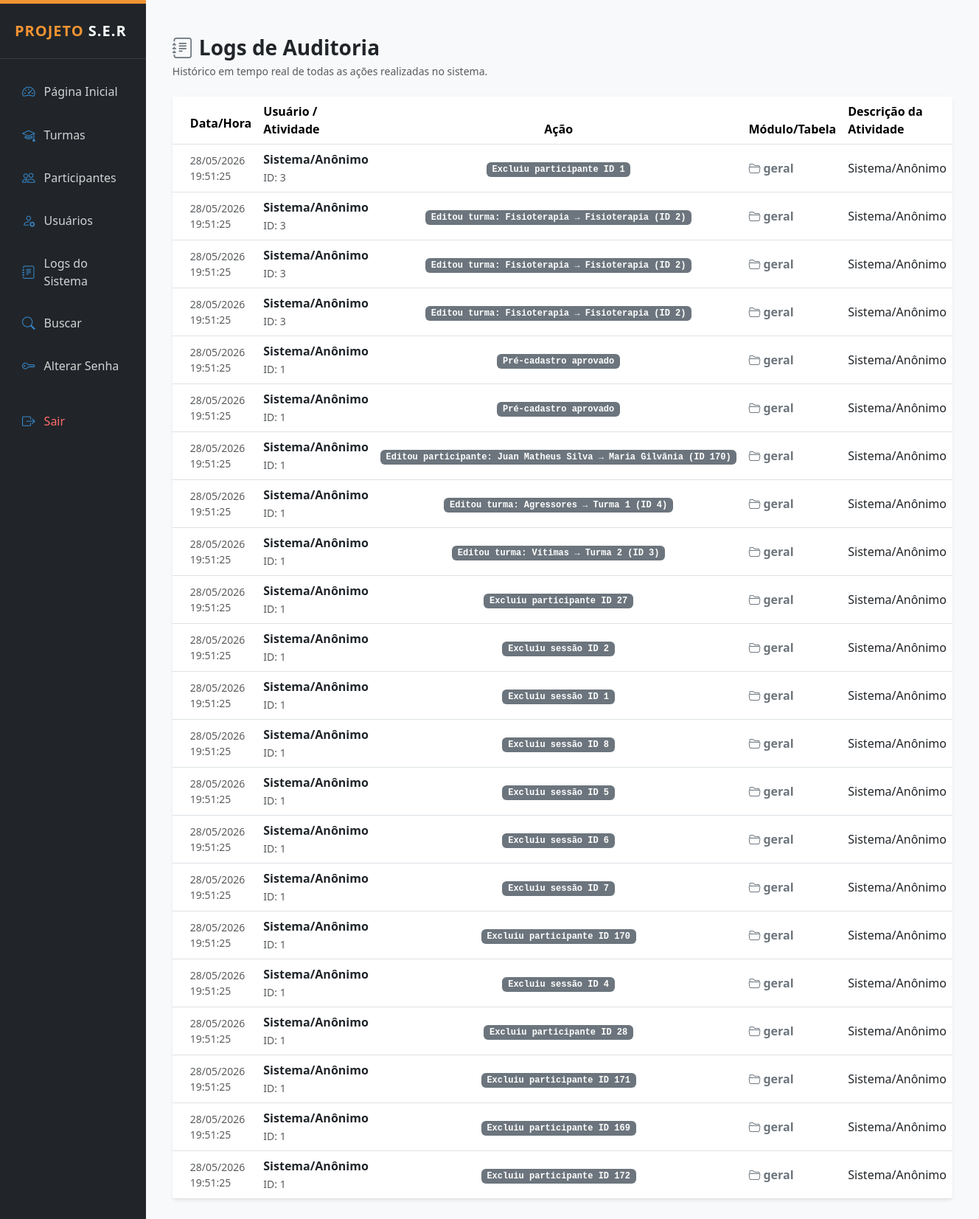
Screenshot of /public/logs_lista.php (signed in) with the database file from the repository.
### tables this page shows
CREATE TABLE `logs` (
  `id` int(11) NOT NULL,
  `usuario_id` int(11) DEFAULT NULL,
  `acao` text DEFAULT NULL,
  `data` datetime DEFAULT current_timestamp(),
  `tipo` varchar(50) DEFAULT NULL,
  `entidade` varchar(50) DEFAULT NULL,
  `entidade_id` int(11) DEFAULT NULL,
  `ip` varchar(45) DEFAULT NULL,
  `dados` text DEFAULT NULL,
  `criado_em` timestamp NULL DEFAULT current_timestamp()
);

### public/logs_lista.php (the view, shortened to what this page needs)
<?php
require_once __DIR__ . "/../config/conexao.php";
require_once __DIR__ . "/../layout/admin_header.php";
$pagina = isset($_GET['page']) ? (int)$_GET['page'] : 1;
$limite = 50;
$offset = ($pagina - 1) * $limite;
$coluna_data = 'criado_em';
try {
    $pdo->query("SELECT criado_em FROM logs LIMIT 1");
} catch (PDOException $e) {
    $coluna_data = 'data';
}
$sql = $pdo->prepare("SELECT * FROM logs ORDER BY {$coluna_data} DESC LIMIT ? OFFSET ?");
$sql->bindValue(1, $limite, PDO::PARAM_INT);
$sql->bindValue(2, $offset, PDO::PARAM_INT);
$sql->execute();
$logs = $sql->fetchAll(PDO::FETCH_ASSOC);
?>
<div class="container-fluid py-4">
    <div class="mb-4 d-flex justify-content-between align-items-center">
        <div>
            <h3 class="fw-bold text-dark mb-1">
                <i class="bi bi-journal-text text-secondary me-2"></i>Logs de Auditoria
            </h3>
            <p class="text-muted mb-0 small">Histórico em tempo real de todas as ações realizadas no sistema.</p>
        </div>
    </div>
    <div class="card border-0 shadow-sm">
        <div class="card-body p-0">
            <div class="table-responsive">
                <table class="table table-hover align-middle mb-0">
                    <thead class="bg-light">
                        <tr>
                            <th class="ps-4 py-3" style="width: 15%;">Data/Hora</th>
                            <th style="width: 15%;">Usuário / Atividade</th>
                            <th class="text-center" style="width: 10%;">Ação</th>
                            <th style="width: 15%;">Módulo/Tabela</th>
                            <th>Descrição da Atividade</th>
                        </tr>
                    </thead>
                    <tbody>
                        <?php if (empty($logs)): ?>
                            <tr>
                                <td colspan="5" class="text-center py-4 text-muted">Nenhum log registrado até o momento.</td>
                            </tr>
                        <?php else: ?>
                            <?php foreach ($logs as $l):
                                $usuario_nome = $l['usuario_nome'] ?? $l['usuario'] ?? 'Sistema/Anônimo';
                                $usuario_id   = $l['usuario_id'] ?? '';
                                $acao         = $l['acao'] ?? 'INFO';
                                $tabela       = $l['tabela'] ?? 'geral';
                                $descricao    = $l['descricao'] ?? '';
                                $data_log     = $l[$coluna_data] ?? 'now';
                                $badge_class = 'bg-secondary';
                            ?>
                            <tr>
                                <td class="ps-4 text-muted small">
                                    <?= date('d/m/Y H:i:s', strtotime($data_log)) ?>
                                </td>
                                <td>
                                    <span class="fw-bold text-dark"><?= htmlspecialchars($usuario_nome, ENT_QUOTES, 'UTF-8') ?></span>
                                    <?php if (!empty($usuario_id)): ?>
                                        <br><small class="text-muted">ID: <?= htmlspecialchars($usuario_id) ?></small>
                                    <?php endif; ?>
                                </td>
                                <td class="text-center">
                                    <span class="badge <?= $badge_class ?> px-2.5 py-1.5 small font-monospace">
                                        <?= htmlspecialchars($acao, ENT_QUOTES, 'UTF-8') ?>
                                    </span>
                                </td>
                                <td class="text-secondary fw-semibold">
                                    <i class="bi bi-folder2-open me-1"></i><?= htmlspecialchars($tabela, ENT_QUOTES, 'UTF-8') ?>
                                </td>
                                <td class="text-dark">
                                    <?= !empty($descricao) ? htmlspecialchars($descricao, ENT_QUOTES, 'UTF-8') : htmlspecialchars($usuario_nome, ENT_QUOTES, 'UTF-8') ?>
                                </td>
                            </tr>
                            <?php endforeach; ?>
                        <?php endif; ?>
                    </tbody>
                </table>
            </div>
        </div>
    </div>
</div>
<?php require_once __DIR__ . '/../layout/admin_footer.php'; ?>

### layout/admin_header.php (style rules this page uses)
:root { --ser-orange: #F29433; --ser-blue: #3684C4; --ser-wine: #A61C62; --ser-light: #f8f9fa; }
body { font-family: 'Segoe UI', Tahoma, Geneva, Verdana, sans-serif; background-color: var(--ser-light); }

### rows the page displays
logs: criado_em "28/05/2026 19:51:25", usuario_nome "Sistema/Anônimo", usuario "3", acao "Excluiu participante ID 1", tabela "geral"
logs: criado_em "28/05/2026 19:51:25", usuario_nome "Sistema/Anônimo", usuario "3", acao "Editou turma: Fisioterapia → Fisioterapia (ID 2)", tabela "geral"
logs: criado_em "28/05/2026 19:51:25", usuario_nome "Sistema/Anônimo", usuario "3", acao "Editou turma: Fisioterapia → Fisioterapia (ID 2)", tabela "geral"
logs: criado_em "28/05/2026 19:51:25", usuario_nome "Sistema/Anônimo", usuario "3", acao "Editou turma: Fisioterapia → Fisioterapia (ID 2)", tabela "geral"
logs: criado_em "28/05/2026 19:51:25", usuario_nome "Sistema/Anônimo", usuario "1", acao "Pré-cadastro aprovado", tabela "geral"
logs: criado_em "28/05/2026 19:51:25", usuario_nome "Sistema/Anônimo", usuario "1", acao "Pré-cadastro aprovado", tabela "geral"
logs: criado_em "28/05/2026 19:51:25", usuario_nome "Sistema/Anônimo", usuario "1", acao "Editou participante: Juan Matheus Silva → Maria Gilvânia (ID 170)", tabela "geral"
logs: criado_em "28/05/2026 19:51:25", usuario_nome "Sistema/Anônimo", usuario "1", acao "Editou turma: Agressores → Turma 1 (ID 4)", tabela "geral"
logs: criado_em "28/05/2026 19:51:25", usuario_nome "Sistema/Anônimo", usuario "1", acao "Editou turma: Vítimas → Turma 2 (ID 3)", tabela "geral"
logs: criado_em "28/05/2026 19:51:25", usuario_nome "Sistema/Anônimo", usuario "1", acao "Excluiu participante ID 27", tabela "geral"
logs: criado_em "28/05/2026 19:51:25", usuario_nome "Sistema/Anônimo", usuario "1", acao "Excluiu sessão ID 2", tabela "geral"
logs: criado_em "28/05/2026 19:51:25", usuario_nome "Sistema/Anônimo", usuario "1", acao "Excluiu sessão ID 1", tabela "geral"
logs: criado_em "28/05/2026 19:51:25", usuario_nome "Sistema/Anônimo", usuario "1", acao "Excluiu sessão ID 8", tabela "geral"
logs: criado_em "28/05/2026 19:51:25", usuario_nome "Sistema/Anônimo", usuario "1", acao "Excluiu sessão ID 5", tabela "geral"
logs: criado_em "28/05/2026 19:51:25", usuario_nome "Sistema/Anônimo", usuario "1", acao "Excluiu sessão ID 6", tabela "geral"
logs: criado_em "28/05/2026 19:51:25", usuario_nome "Sistema/Anônimo", usuario "1", acao "Excluiu sessão ID 7", tabela "geral"
logs: criado_em "28/05/2026 19:51:25", usuario_nome "Sistema/Anônimo", usuario "1", acao "Excluiu participante ID 170", tabela "geral"
logs: criado_em "28/05/2026 19:51:25", usuario_nome "Sistema/Anônimo", usuario "1", acao "Excluiu sessão ID 4", tabela "geral"
logs: criado_em "28/05/2026 19:51:25", usuario_nome "Sistema/Anônimo", usuario "1", acao "Excluiu participante ID 28", tabela "geral"
logs: criado_em "28/05/2026 19:51:25", usuario_nome "Sistema/Anônimo", usuario "1", acao "Excluiu participante ID 171", tabela "geral"
logs: criado_em "28/05/2026 19:51:25", usuario_nome "Sistema/Anônimo", usuario "1", acao "Excluiu participante ID 169", tabela "geral"
logs: criado_em "28/05/2026 19:51:25", usuario_nome "Sistema/Anônimo", usuario "1", acao "Excluiu participante ID 172", tabela "geral"
